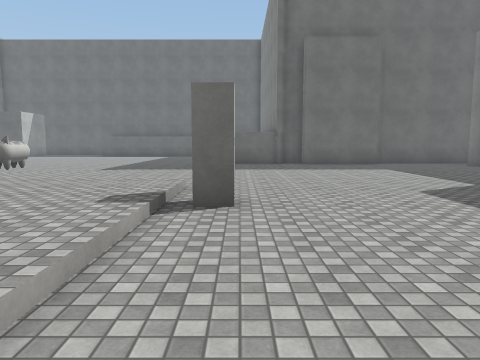
[1] (above)

20 first-person views from a walk through a Unity game level. The camera is 1.5 m above the floor, tilts 6° down and sees 70° across. The floor is counted in squares, 2 m on a side. Each view is taken from the middle of a square. On the plan, view 1 faces up. The plan holds only what a view shows up to about 11 squares ahead; the rest is blank. The place goes on beyond the plan. Surface patterns are stand-ins for the level's own textures.

[2]
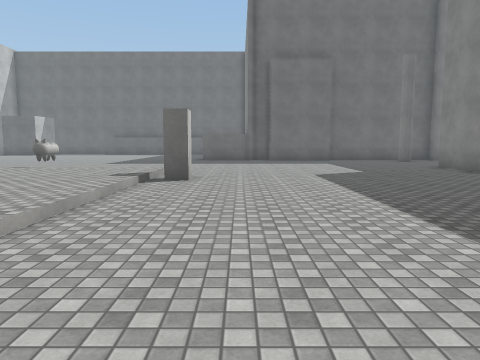

[3]
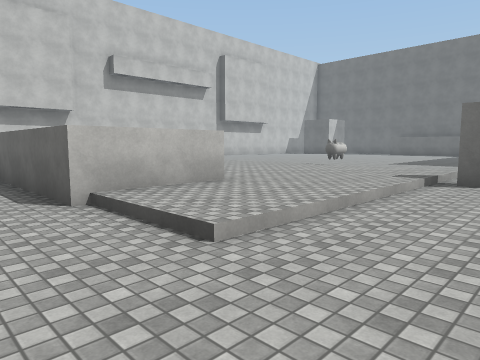

[4]
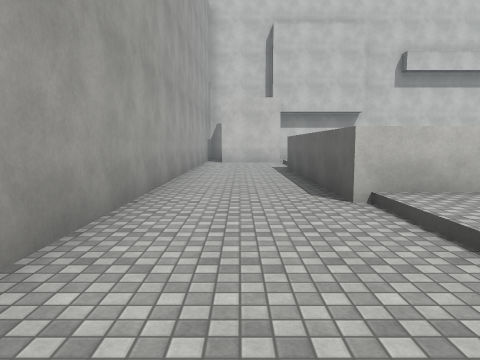

[5]
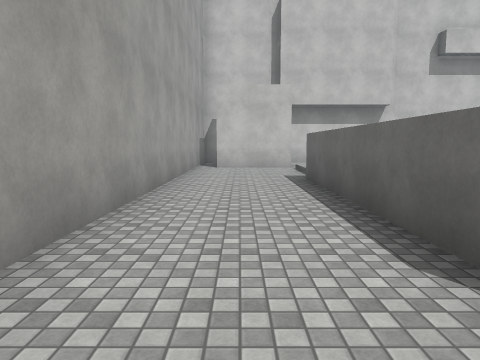

[6]
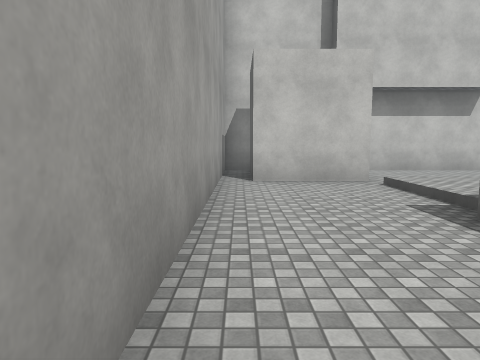

[7]
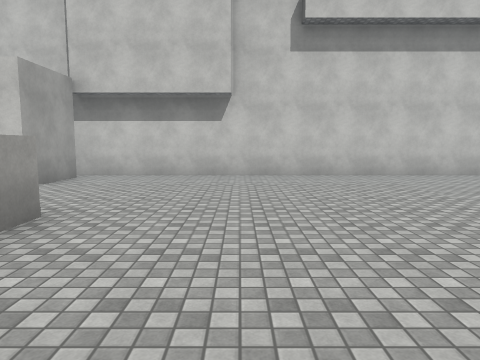

[8]
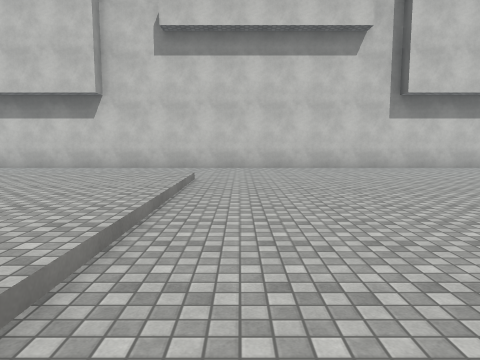

[9]
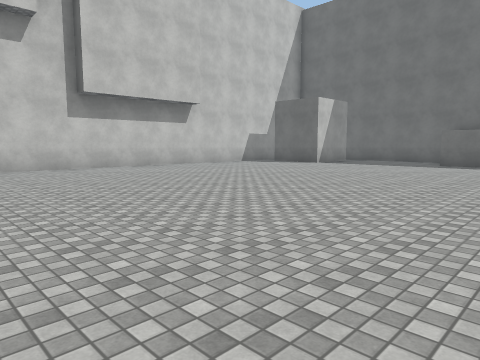

[10]
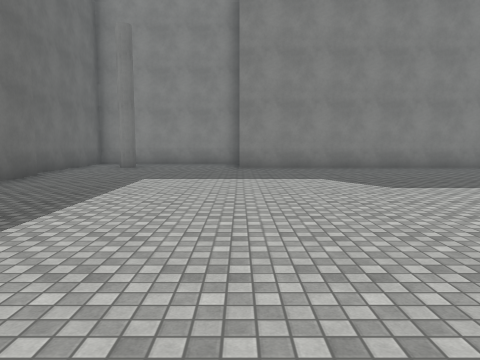

[11]
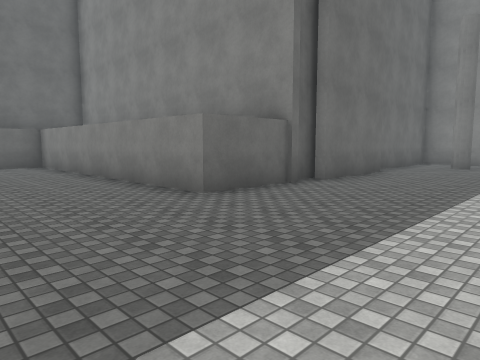

[12]
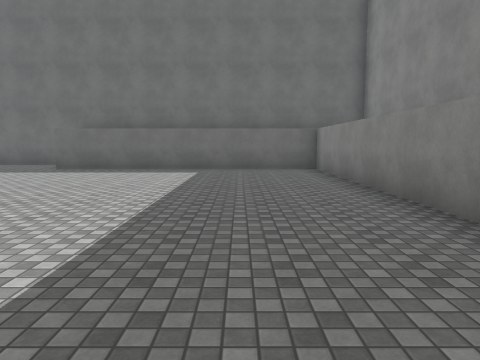

[13]
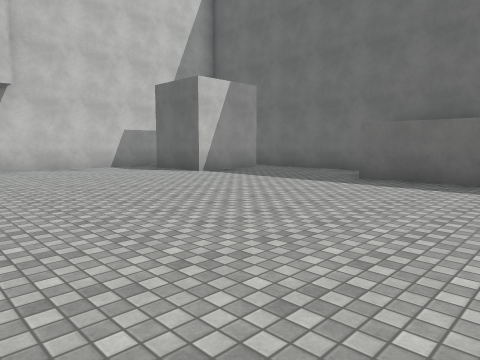

[14]
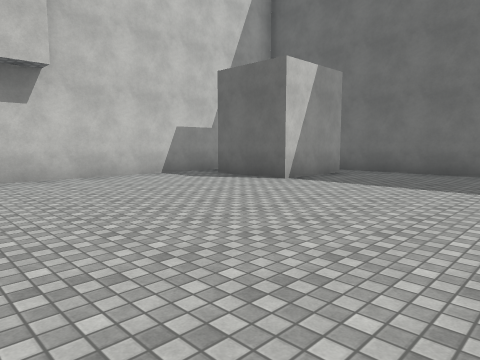

[15]
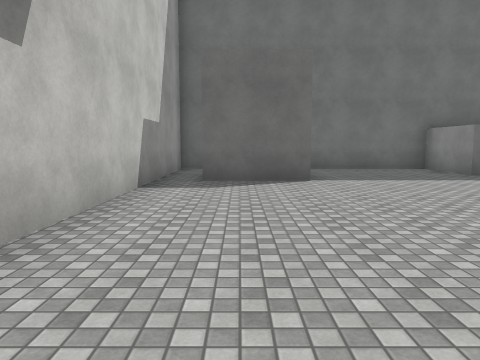

[16]
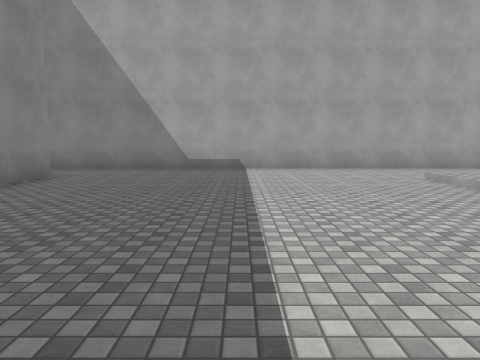

[17]
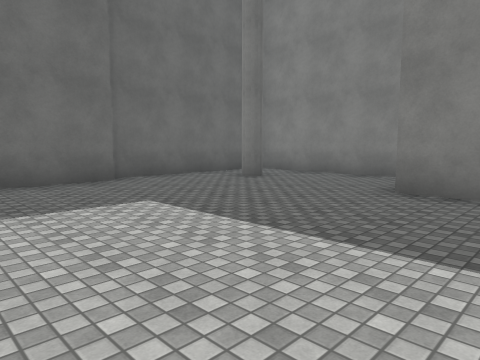

[18]
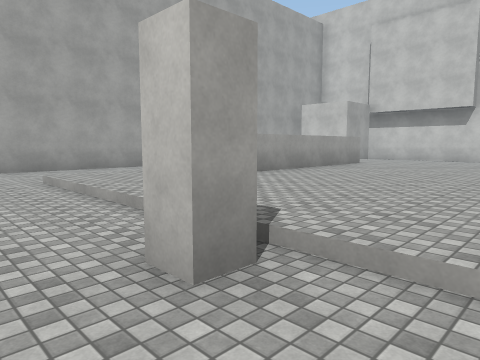

[19]
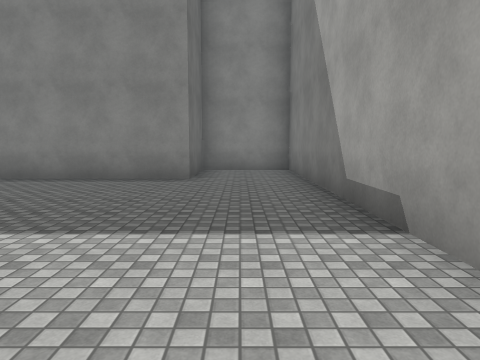

[20]
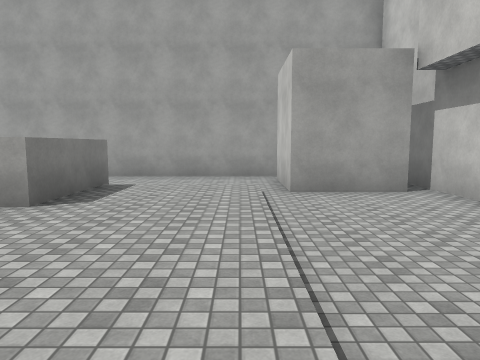

### Floor plan
Key: @ floor where view 1 was taken; # wall or solid block; . main floor; : floor 0.25 m higher than the main floor; / step, stairs or slope; ^ raised ledge; B block; O other object.
Columns run from 16 left of view 1 to 10 right of it. Each row starts with its distance up from view 1.
 24 #########
 23 #. .....#
 22 #. #....#
 21 #. #....#########
 20 #.##............#
 19 #...............#
 18 #...............#
 17 #...............#
 16 #...............#
 15 #...............#
 14 #...............#### ######
 13 #...............##.###....#
 12 #.......................#.#
 11 #.........................#
 10 #.........................#
  9 #.........................#
  8 #.......................#
  7 #...........O...........#
  6 #...////////O///........#
  5 #...:::::::::::/........#
  4 #...:::::::::::/B.......#
  3 #...:::::::::::/........#
  2 #...:::::::::::/........#
  1 #...:::^^^^^^::/........#
  0 #...:::^    ^::/@.......#
 -1 #...:::^^^^^^::/........#
 -2 ####....................###
 -3 ####......................#
 -4 #.........................#
 -5 ###########################

Where each view was taken, in squares from view 1:
view 1: 0 up, 0 right, facing up
view 2: 3 down, 1 right, facing up
view 3: 3 down, 1 right, facing up-left
view 4: 3 down, 1 right, facing left
view 5: 3 down, 2 left, facing left
view 6: 4 down, 6 left, facing left
view 7: 3 up, 6 left, facing left
view 8: 7 up, 5 left, facing left
view 9: 8 up, 5 left, facing up-left
view 10: 8 up, 3 left, facing right
view 11: 9 up, 4 left, facing up-right
view 12: 11 up, 3 left, facing up
view 13: 14 up, 5 left, facing up-left
view 14: 14 up, 8 left, facing up-left
view 15: 13 up, 14 left, facing up
view 16: 6 up, 3 right, facing down
view 17: 6 up, 2 right, facing up-right
view 18: 6 up, 1 right, facing down-left
view 19: 3 down, 0 right, facing right
view 20: 5 up, 12 left, facing down
